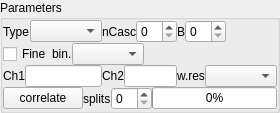
<?xml version="1.0" encoding="UTF-8"?>
<ui version="4.0">
 <class>Form</class>
 <widget class="QWidget" name="Form">
  <property name="geometry">
   <rect>
    <x>0</x>
    <y>0</y>
    <width>267</width>
    <height>84</height>
   </rect>
  </property>
  <property name="windowTitle">
   <string>Form</string>
  </property>
  <layout class="QVBoxLayout" name="verticalLayout">
   <property name="spacing">
    <number>0</number>
   </property>
   <property name="margin">
    <number>0</number>
   </property>
   <item>
    <widget class="QGroupBox" name="groupBox">
     <property name="title">
      <string>Parameters</string>
     </property>
     <layout class="QGridLayout" name="gridLayout">
      <property name="margin">
       <number>0</number>
      </property>
      <property name="spacing">
       <number>0</number>
      </property>
      <item row="2" column="1">
       <layout class="QHBoxLayout" name="horizontalLayout_2">
        <property name="spacing">
         <number>0</number>
        </property>
        <item>
         <widget class="QLabel" name="label_6">
          <property name="text">
           <string>Ch1</string>
          </property>
         </widget>
        </item>
        <item>
         <widget class="QLineEdit" name="lineEdit_4">
          <property name="text">
           <string/>
          </property>
         </widget>
        </item>
       </layout>
      </item>
      <item row="2" column="2">
       <layout class="QHBoxLayout" name="horizontalLayout_3">
        <property name="spacing">
         <number>0</number>
        </property>
        <item>
         <widget class="QLabel" name="label_7">
          <property name="text">
           <string>Ch2</string>
          </property>
         </widget>
        </item>
        <item>
         <widget class="QLineEdit" name="lineEdit_5">
          <property name="text">
           <string/>
          </property>
         </widget>
        </item>
       </layout>
      </item>
      <item row="1" column="1" colspan="4">
       <layout class="QHBoxLayout" name="horizontalLayout_fine">
        <item>
         <widget class="QCheckBox" name="checkBox">
          <property name="text">
           <string>Fine</string>
          </property>
          <property name="checked">
           <bool>false</bool>
          </property>
         </widget>
        </item>
        <item>
         <widget class="QLabel" name="label_micro_binning">
          <property name="text">
           <string>bin.</string>
          </property>
         </widget>
        </item>
        <item>
         <widget class="QComboBox" name="comboBox_micro_binning"/>
        </item>
        <item>
         <spacer name="horizontalSpacer">
          <property name="orientation">
           <enum>Qt::Horizontal</enum>
          </property>
          <property name="sizeHint" stdset="0">
           <size>
            <width>40</width>
            <height>20</height>
           </size>
          </property>
         </spacer>
        </item>
       </layout>
      </item>
      <item row="2" column="5" colspan="4">
       <layout class="QHBoxLayout" name="horizontalLayout_4">
        <property name="spacing">
         <number>0</number>
        </property>
        <item>
         <widget class="QLabel" name="label_2">
          <property name="text">
           <string>w.res</string>
          </property>
         </widget>
        </item>
        <item>
         <widget class="QComboBox" name="comboBox_3">
          <property name="sizePolicy">
           <sizepolicy hsizetype="Expanding" vsizetype="Fixed">
            <horstretch>0</horstretch>
            <verstretch>0</verstretch>
           </sizepolicy>
          </property>
         </widget>
        </item>
       </layout>
      </item>
      <item row="3" column="1" colspan="11">
       <layout class="QHBoxLayout" name="horizontalLayout">
        <property name="spacing">
         <number>0</number>
        </property>
        <item>
         <widget class="QPushButton" name="pushButton_3">
          <property name="text">
           <string>correlate</string>
          </property>
         </widget>
        </item>
        <item>
         <widget class="QLabel" name="label_11">
          <property name="text">
           <string>splits</string>
          </property>
         </widget>
        </item>
        <item>
         <widget class="QSpinBox" name="spinBox"/>
        </item>
        <item>
         <widget class="QProgressBar" name="progressBar">
          <property name="value">
           <number>0</number>
          </property>
          <property name="alignment">
           <set>Qt::AlignCenter</set>
          </property>
         </widget>
        </item>
       </layout>
      </item>
      <item row="0" column="2" colspan="2">
       <layout class="QHBoxLayout" name="horizontalLayout_5">
        <property name="spacing">
         <number>0</number>
        </property>
        <item>
         <widget class="QLabel" name="label_3">
          <property name="sizePolicy">
           <sizepolicy hsizetype="Fixed" vsizetype="Preferred">
            <horstretch>0</horstretch>
            <verstretch>0</verstretch>
           </sizepolicy>
          </property>
          <property name="text">
           <string>nCasc</string>
          </property>
         </widget>
        </item>
        <item>
         <widget class="QSpinBox" name="spinBox_2"/>
        </item>
       </layout>
      </item>
      <item row="0" column="5">
       <layout class="QHBoxLayout" name="horizontalLayout_6">
        <property name="spacing">
         <number>0</number>
        </property>
        <item>
         <widget class="QLabel" name="label_4">
          <property name="sizePolicy">
           <sizepolicy hsizetype="Fixed" vsizetype="Preferred">
            <horstretch>0</horstretch>
            <verstretch>0</verstretch>
           </sizepolicy>
          </property>
          <property name="text">
           <string>B</string>
          </property>
         </widget>
        </item>
        <item>
         <widget class="QSpinBox" name="spinBox_3"/>
        </item>
       </layout>
      </item>
      <item row="0" column="1">
       <layout class="QHBoxLayout" name="horizontalLayout_7">
        <property name="spacing">
         <number>0</number>
        </property>
        <item>
         <widget class="QLabel" name="label_8">
          <property name="text">
           <string>Type</string>
          </property>
         </widget>
        </item>
        <item>
         <widget class="QComboBox" name="comboBox_2">
          <property name="sizePolicy">
           <sizepolicy hsizetype="Expanding" vsizetype="Fixed">
            <horstretch>0</horstretch>
            <verstretch>0</verstretch>
           </sizepolicy>
          </property>
         </widget>
        </item>
       </layout>
      </item>
     </layout>
    </widget>
   </item>
  </layout>
 </widget>
 <resources/>
 <connections/>
</ui>
